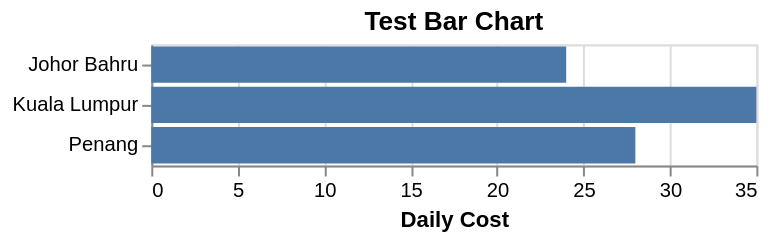

The Vega-Lite source for this figure:
### Vega-Lite specification from a JSON file in a GitHub repository (floating-point values rounded to 4 significant figures)
{"$schema": "https://vega.github.io/schema/vega-lite/v5.json", "title": {"text": "Test Bar Chart"}, "data": {"values": [{"city": "Kuala Lumpur", "daily_cost": 35}, {"city": "Penang", "daily_cost": 28}, {"city": "Johor Bahru", "daily_cost": 24}]}, "mark": "bar", "encoding": {"x": {"field": "daily_cost", "type": "quantitative", "title": "Daily Cost"}, "y": {"field": "city", "type": "nominal", "title": null}}}
